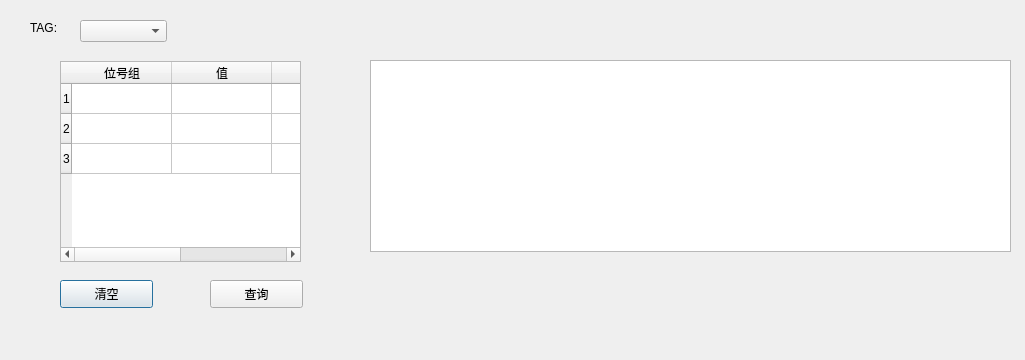
<?xml version="1.0" encoding="UTF-8"?>
<ui version="4.0">
 <class>Dialog</class>
 <widget class="QDialog" name="Dialog">
  <property name="geometry">
   <rect>
    <x>0</x>
    <y>0</y>
    <width>1025</width>
    <height>360</height>
   </rect>
  </property>
  <property name="windowTitle">
   <string>Dialog</string>
  </property>
  <widget class="QLabel" name="label">
   <property name="geometry">
    <rect>
     <x>30</x>
     <y>20</y>
     <width>41</width>
     <height>16</height>
    </rect>
   </property>
   <property name="text">
    <string>TAG:</string>
   </property>
  </widget>
  <widget class="QComboBox" name="comboBox">
   <property name="geometry">
    <rect>
     <x>80</x>
     <y>20</y>
     <width>87</width>
     <height>22</height>
    </rect>
   </property>
  </widget>
  <widget class="QTableWidget" name="tableWidget">
   <property name="geometry">
    <rect>
     <x>60</x>
     <y>61</y>
     <width>241</width>
     <height>201</height>
    </rect>
   </property>
   <row>
    <property name="text">
     <string>1</string>
    </property>
   </row>
   <row>
    <property name="text">
     <string>2</string>
    </property>
   </row>
   <row>
    <property name="text">
     <string>3</string>
    </property>
   </row>
   <column>
    <property name="text">
     <string>位号组</string>
    </property>
   </column>
   <column>
    <property name="text">
     <string>值</string>
    </property>
   </column>
   <column>
    <property name="text">
     <string>质量</string>
    </property>
   </column>
   <column>
    <property name="text">
     <string>时间</string>
    </property>
   </column>
  </widget>
  <widget class="QPushButton" name="clearBtn">
   <property name="geometry">
    <rect>
     <x>60</x>
     <y>280</y>
     <width>93</width>
     <height>28</height>
    </rect>
   </property>
   <property name="text">
    <string>清空</string>
   </property>
  </widget>
  <widget class="QPushButton" name="queryBtn">
   <property name="geometry">
    <rect>
     <x>210</x>
     <y>280</y>
     <width>93</width>
     <height>28</height>
    </rect>
   </property>
   <property name="text">
    <string>查询</string>
   </property>
  </widget>
  <widget class="PlowWidget" name="graphicsView">
   <property name="geometry">
    <rect>
     <x>370</x>
     <y>60</y>
     <width>641</width>
     <height>192</height>
    </rect>
   </property>
  </widget>
 </widget>
 <customwidgets>
  <customwidget>
   <class>PlowWidget</class>
   <extends>QGraphicsView</extends>
   <header>pyqtgraph</header>
  </customwidget>
 </customwidgets>
 <resources/>
 <connections>
  <connection>
   <sender>queryBtn</sender>
   <signal>clicked()</signal>
   <receiver>Dialog</receiver>
   <slot>accept()</slot>
   <hints>
    <hint type="sourcelabel">
     <x>316</x>
     <y>303</y>
    </hint>
    <hint type="destinationlabel">
     <x>209</x>
     <y>230</y>
    </hint>
   </hints>
  </connection>
  <connection>
   <sender>clearBtn</sender>
   <signal>clicked()</signal>
   <receiver>Dialog</receiver>
   <slot>accept()</slot>
   <hints>
    <hint type="sourcelabel">
     <x>106</x>
     <y>303</y>
    </hint>
    <hint type="destinationlabel">
     <x>209</x>
     <y>230</y>
    </hint>
   </hints>
  </connection>
 </connections>
</ui>
